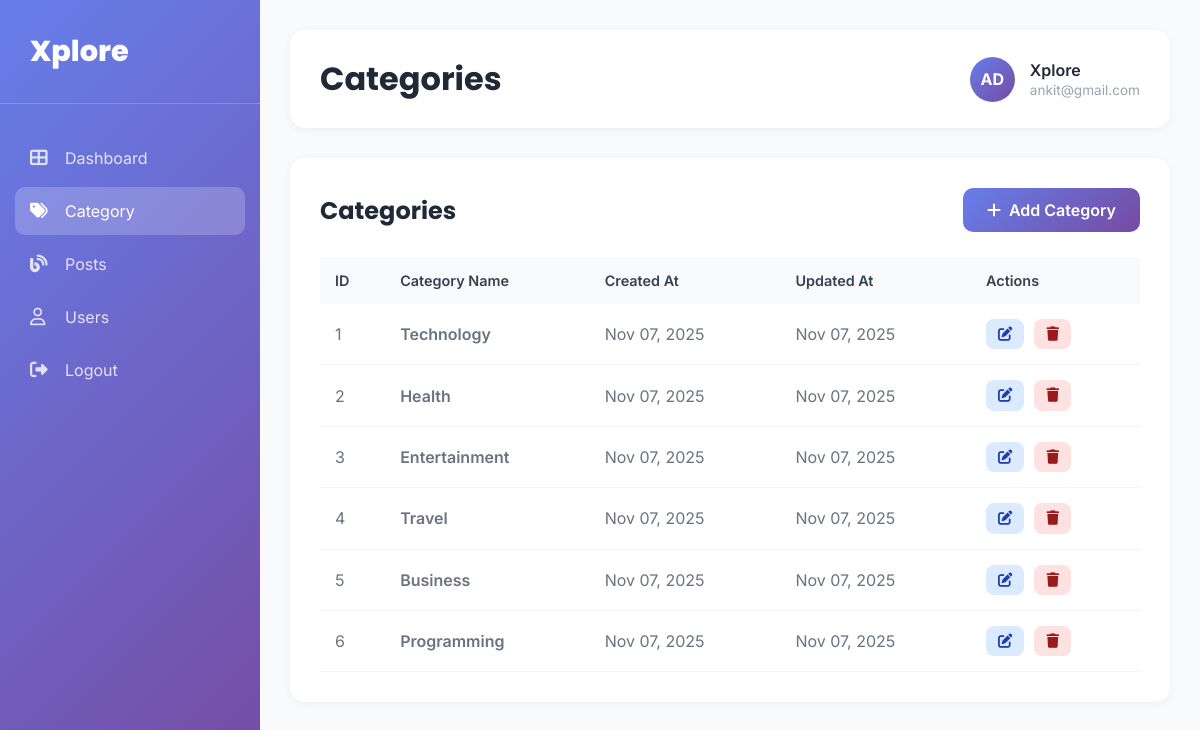
Screenshot of /dashboard/das_category (signed in) with the database file from the repository.
### blog/models.py (models this page shows, shortened)
class Category(models.Model):
    category_name = models.CharField(max_length=50, unique=True)
    create_at = models.DateTimeField(auto_now_add=True)
    update_at = models.DateTimeField(auto_now_add=True)
    class Meta:
        verbose_name_plural = "Categories"

### dashboard/views.py (the view)
# urls.py: path("das_category", views.das_category_views, name="das_category"),
@login_required(login_url="login")
def das_category_views(request):
    category = Category.objects.all()
    context = {
        "category": category,
    }
    return render(request, "dashboard/das_category.html", context)

### blog/context_processors.py (called while the page is built)
def get_categories(request):
    categories = Category.objects.all()
    return dict(categories=categories)

### website/context_processors.py (called while the page is built)
def common_data(request):
    return {
        "header_key": Header.objects.first(),
        "nav_key": NavLink.objects.all(),
        "brand": FooterBrand.objects.first(),
        "sections": FooterSection.objects.prefetch_related("links").all(),
    }

### dashboard/templates/dashboard/das_category.html (shortened to what this page needs)
{% extends 'dashboard/das_base.html' %}
{% block page_title %}Categories{% endblock %}
{% block content %}
<div class="admin-content-box">
    <div class="admin-box-header">
        <h2 class="admin-box-title">Categories</h2>
        <a href="{% url 'add_categores' %}" class="admin-btn-primary">
            <i class="fas fa-plus"></i> Add Category
        </a>
    </div>
    <table class="admin-data-table">
        <thead>
            <tr>
                <th>ID</th>
                <th>Category Name</th>
                <th>Created At</th>
                <th>Updated At</th>
                <th>Actions</th>
            </tr>
        </thead>
        <tbody>
            {% for cat_item in category %}
            <tr>
                <td>{{ forloop.counter }}</td>
                <td class="admin-table-title">{{ cat_item.category_name }}</td>
                <td>{{ cat_item.create_at|date:"M d, Y" }}</td>
                <td>{{ cat_item.update_at|date:"M d, Y" }}</td>
                <td>
                    <div class="admin-action-buttons">
                        <a href="{% url 'edit_categores' cat_item.id %}" class="admin-btn-action admin-btn-edit">
                            <i class="fas fa-edit"></i>
                        </a>
                        <a href="{% url 'delete_categores' cat_item.id %}" class="admin-btn-action admin-btn-delete">
                            <i class="fas fa-trash"></i>
                        </a>
                    </div>
                </td>
            </tr>
            {% empty %}
            <tr>
                <td colspan="5" style="text-align: center; padding: 30px;">No categories found.</td>
            </tr>
            {% endfor %}
        </tbody>
    </table>
</div>
{% endblock %}

### dashboard/templates/dashboard/das_base.html (shortened to what this page needs)
<!DOCTYPE html>
<html lang="en">
<head>
    <link rel="stylesheet" href="https://cdnjs.cloudflare.com/ajax/libs/font-awesome/6.4.0/css/all.min.css">
</head>
<body>
    <div class="admin-dashboard-wrapper">
        {% include 'dashboard/includes/das_sidebar.html' %}
        <main class="admin-main-content">
            <div class="admin-page-header">
                <h1>{% block page_title %}Dashboard{% endblock %}</h1>
                <div class="admin-user-info">
                    <div class="admin-user-avatar">AD</div>
                    <div class="admin-user-details">
                        <h3>{{ request.user.username|default:"Admin User" }}</h3>
                        <p>{{ request.user.email|default:"admin@xplore.com" }}</p>
                    </div>
                </div>
            </div>
            {% block content %}{% endblock %}
        </main>
    </div>
</body>
</html>

### dashboard/templates/dashboard/das_base.html (style rules this page uses)
* { margin: 0; padding: 0; box-sizing: border-box; }
body { font-family: 'Inter', sans-serif; background: #f8fafc; }
.admin-dashboard-wrapper { display: flex; min-height: 100vh; }
.admin-main-content { flex: 1; margin-left: 260px; padding: 30px; }
.admin-page-header { background: white; padding: 25px 30px; border-radius: 15px; box-shadow: 0 2px 10px rgba(0,0,0,0.05); margin-bottom: 30px; display: flex; justify-content: space-between; align-items: center; }
.admin-page-header h1 { font-family: 'Poppins', sans-serif; font-size: 2rem; font-weight: 700; color: #1f2937; margin: 0; }
.admin-user-info { display: flex; align-items: center; gap: 15px; }
.admin-user-avatar { width: 45px; height: 45px; border-radius: 50%; background: linear-gradient(135deg, #667eea 0%, #764ba2 100%); display: flex; align-items: center; justify-content: center; color: white; font-weight: 700; }
.admin-user-details h3 { font-size: 1rem; font-weight: 600; color: #1f2937; margin: 0 0 2px 0; }
.admin-user-details p { font-size: 0.85rem; color: #9ca3af; margin: 0; }
.admin-content-box { background: white; padding: 30px; border-radius: 15px; box-shadow: 0 2px 10px rgba(0,0,0,0.05); }
.admin-box-header { display: flex; justify-content: space-between; align-items: center; margin-bottom: 25px; flex-wrap: wrap; gap: 15px; }
.admin-box-title { font-family: 'Poppins', sans-serif; font-size: 1.5rem; font-weight: 700; color: #1f2937; margin: 0; }
.admin-btn-primary { display: inline-flex; align-items: center; gap: 8px; padding: 12px 24px; background: linear-gradient(135deg, #667eea 0%, #764ba2 100%); color: white; border: none; border-radius: 10px; font-weight: 600; text-decoration: none; cursor: pointer; transition: all 0.3s ease; }
.admin-data-table { width: 100%; border-collapse: collapse; }
.admin-data-table thead { background: #f8fafc; }
.admin-data-table th { padding: 15px; text-align: left; font-weight: 600; color: #374151; font-size: 0.9rem; }
.admin-data-table td { padding: 15px; border-bottom: 1px solid #f3f4f6; color: #6b7280; }
.admin-table-title { font-weight: 600; color: #1f2937; }
.admin-action-buttons { display: flex; gap: 10px; }
.admin-btn-action { padding: 8px 12px; border: none; border-radius: 8px; text-decoration: none; font-size: 0.9rem; cursor: pointer; transition: all 0.3s ease; display: inline-flex; align-items: center; justify-content: center; }
.admin-btn-edit { background: #dbeafe; color: #1e40af; }
.admin-btn-delete { background: #fee2e2; color: #991b1b; }

### rows the page displays
Category: category_name "Technology", create_at "Nov 07, 2025", update_at "Nov 07, 2025"
Category: category_name "Health", create_at "Nov 07, 2025", update_at "Nov 07, 2025"
Category: category_name "Entertainment", create_at "Nov 07, 2025", update_at "Nov 07, 2025"
Category: category_name "Travel", create_at "Nov 07, 2025", update_at "Nov 07, 2025"
Category: category_name "Business", create_at "Nov 07, 2025", update_at "Nov 07, 2025"
Category: category_name "Programming", create_at "Nov 07, 2025", update_at "Nov 07, 2025"

### other values shown
{{ request.user.username|default:"Admin User" }} "Xplore"
{{ request.user.email|default:"admin@xplore.com" }} "ankit@gmail.com"
